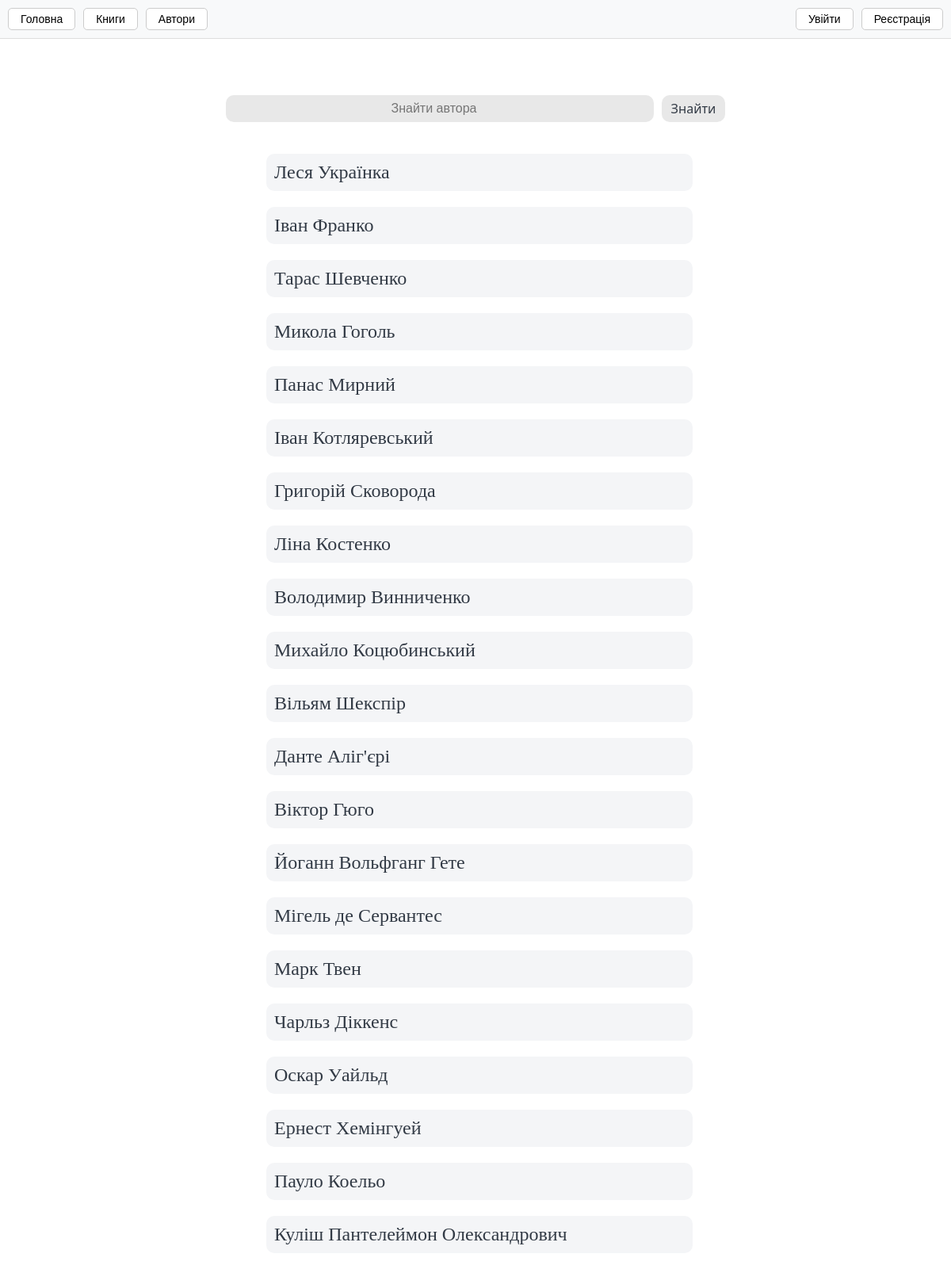
The page /authors.php on the database its author committed.
### tables this page shows
CREATE TABLE `authors` (
  `author_id` int NOT NULL,
  `author_name` varchar(50) DEFAULT NULL,
  `birth_date` date DEFAULT NULL,
  `nationality` varchar(20) DEFAULT NULL,
  `biography` text
);

### authors.php (the view, shortened to what this page needs)
<?php
    include("include/conect.php");
    $sql = "
        SELECT
            *
        FROM
            authors;
    ";
    $result = mysqli_query($conn, $sql);
?>
<!DOCTYPE html>
<html lang="en">
<head>
    <link rel="stylesheet" href="css/style.css">
</head>
<body>
    <?php include("include/menu.php"); ?>
    <form class="section-search" action="authors.php" method="post">
        <input class="section-search_input" placeholder="Знайти автора" name="search" type="search">
        <input class="section-search_button" type="submit" type="search" value ="Знайти">
    </form>
    <section class="section-authors">
        <?php
            if($_POST["search"]){
                echo "<script type=\"text/javascript\"> changeName();</script>";
                while($row = mysqli_fetch_assoc($result)){
                    if(stripos($row['author_name'], $_POST["search"]) !== false){
        ?>
                <a href="author_page.php?author_id=<?php echo $row['author_id']; ?>">
                    <div class="section-authors-list">
                            <?php echo $row['author_name']?>
                    </div>
                </a>
        <?php }}
            }else{
                while($row = mysqli_fetch_assoc($result)){
            ?>
                <a href="author_page.php?author_id=<?php echo $row['author_id']; ?>">
                    <div class="section-authors-list">
                            <?php echo $row['author_name']?>
                    </div>
                </a>
        <?php
                }
            }
        ?>
    </section>
</body>
</html>

### css/style.css (style rules this page uses)
* { margin: 0; padding: 0; }
html { scroll-behavior: smooth; }
.section-search { margin-top: 120px; align-items: center; display: flex; justify-content: center; }
.section-search_input { border: 0; border-radius: 10px; background-color: #e8e8e8; width: 45%; height: 34px; text-align: center; font-size: 16px; }
.section-search_button { display: flex; align-items: center; justify-content: center; color: #323a45; font-family:'Segoe UI', Tahoma, Geneva, Verdana, sans-serif; margin-left: 10px; border: 0; border-radius: 10px; background-color: #e8e8e8; height: 34px; width: 80px; align-content: center; text-align: center; font-size: 16px; text-decoration: none; }
.section-authors { margin-top: 40px; margin-left: 28%; }
.section-authors-list { margin-bottom: 20px; width: 60%; padding: 10px 10px; background-color: #f4f5f7; border-radius: 10px; color: #323a45; filter: drop-shadow(0 4px 4px rgba(255, 255, 255, 0.600)); transition: color .2s linear, transform .4s; }
.section-authors a { font-size: 24px; text-decoration: none; color: #000; }

### rows shown on the page
authors: author_name "Леся Українка"
authors: author_name "Іван Франко"
authors: author_name "Тарас Шевченко"
authors: author_name "Микола Гоголь"
authors: author_name "Панас Мирний"
authors: author_name "Іван Котляревський"
authors: author_name "Григорій Сковорода"
authors: author_name "Ліна Костенко"
authors: author_name "Володимир Винниченко"
authors: author_name "Михайло Коцюбинський"
authors: author_name "Вільям Шекспір"
authors: author_name "Данте Аліг'єрі"
authors: author_name "Віктор Гюго"
authors: author_name "Йоганн Вольфганг Гете"
authors: author_name "Мігель де Сервантес"
authors: author_name "Марк Твен"
authors: author_name "Чарльз Діккенс"
authors: author_name "Оскар Уайльд"
authors: author_name "Ернест Хемінгуей"
authors: author_name "Пауло Коельо"
authors: author_name "Куліш Пантелеймон Олександрович"
